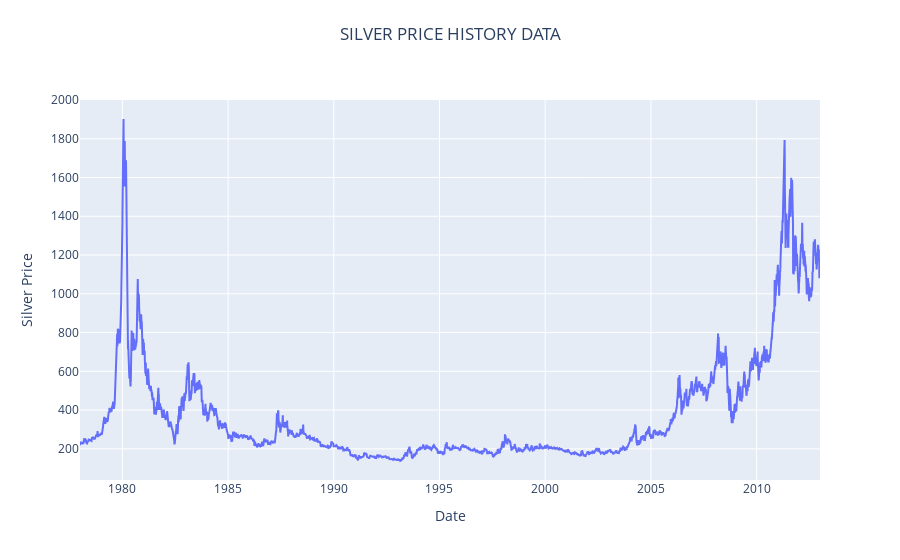

The cell this chart's notebook holds for it:
### Code cell
# visualizing the historical data of silver
fig = go.Figure([go.Scatter(x=df1['date'], y=df1['silver'])])

fig.update_layout(
    title={'text': "SILVER PRICE HISTORY DATA", 'y':0.95, 'x':0.5, 'xanchor':'center', 'yanchor':'top'},
    yaxis_title='Silver Price',
    xaxis_title='Date')

### Figure 1 — Plotly figure (JSON) as saved in the notebook; plotly's stock layout.template omitted (floating-point values rounded to 4 significant figures; data arrays with more than 128 entries replaced by an {"elided": "..."} marker saying what was removed)
{"data": [{"type": "scatter", "x": {"elided": "9132 str values"}, "y": {"elided": "9132 float values"}}], "layout": {"title": {"text": "SILVER PRICE HISTORY DATA", "x": 0.5, "xanchor": "center", "y": 0.95, "yanchor": "top"}, "xaxis": {"title": {"text": "Date"}}, "yaxis": {"title": {"text": "Silver Price"}}}}
